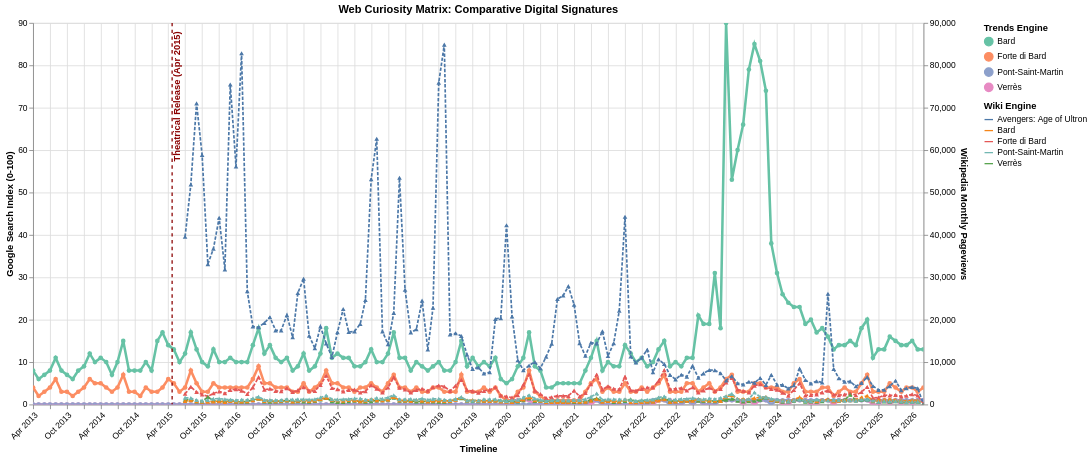

Here is the Vega-Lite specification saved for this chart:
### Vega-Lite specification from a JSON file in a GitHub repository (floating-point values rounded to 4 significant figures; data arrays with more than 128 entries replaced by an {"elided": "..."} marker saying what was removed)
{"config": {"view": {"continuousWidth": 300, "continuousHeight": 300}}, "layer": [{"data": {"name": "data-fd87f7d03af23a03431abafa04249dbc"}, "mark": {"type": "line", "point": true, "strokeWidth": 3}, "encoding": {"color": {"field": "Subject", "legend": {"title": "Trends Engine"}, "scale": {"scheme": "set2"}, "type": "nominal"}, "tooltip": [{"field": "Date", "format": "%B %Y", "type": "temporal"}, {"field": "Subject", "type": "nominal"}, {"field": "Search_Index", "title": "Trends Score", "type": "quantitative"}], "x": {"axis": {"format": "%b %Y", "labelAngle": -45}, "field": "Date", "title": "Timeline", "type": "temporal"}, "y": {"field": "Search_Index", "title": "Google Search Index (0-100)", "type": "quantitative"}}, "name": "view_6a4d88a82337afae_0"}, {"data": {"name": "data-7f0109c30e9e9b3464126587a9c11aa7"}, "mark": {"type": "line", "point": {"shape": "triangle-up"}, "strokeDash": [4, 2], "strokeWidth": 2}, "encoding": {"color": {"field": "Subject", "legend": {"title": "Wiki Engine"}, "scale": {"scheme": "tableau10"}, "type": "nominal"}, "tooltip": [{"field": "Date", "format": "%B %Y", "type": "temporal"}, {"field": "Subject", "type": "nominal"}, {"field": "Wiki_Views", "format": ",.0f", "title": "Wiki Views", "type": "quantitative"}], "x": {"field": "Date", "type": "temporal"}, "y": {"field": "Wiki_Views", "title": "Wikipedia Monthly Pageviews", "type": "quantitative"}}}, {"data": {"name": "data-8885bbcc83f007aaea30233e880135bc"}, "mark": {"type": "rule", "size": 1.5, "strokeDash": [4, 4]}, "encoding": {"color": {"field": "Color", "scale": null, "type": "nominal"}, "x": {"field": "Date", "type": "temporal"}}}, {"data": {"name": "data-8885bbcc83f007aaea30233e880135bc"}, "mark": {"type": "text", "align": "right", "angle": 270, "baseline": "top", "dx": 5, "fontSize": 11, "fontWeight": "bold"}, "encoding": {"color": {"field": "Color", "scale": null, "type": "nominal"}, "text": {"field": "Event", "type": "nominal"}, "x": {"field": "Date", "type": "temporal"}, "y": {"value": 15}}}], "height": 450, "params": [{"name": "param_1e9efca18e7a2868", "select": {"type": "interval", "encodings": ["x", "y"]}, "bind": "scales", "views": ["view_6a4d88a82337afae_0"]}], "resolve": {"scale": {"color": "independent", "y": "independent"}}, "title": "Web Curiosity Matrix: Comparative Digital Signatures", "width": 1050, "$schema": "https://vega.github.io/schema/vega-lite/v6.4.1.json", "datasets": {"data-fd87f7d03af23a03431abafa04249dbc": {"elided": "636 records"}, "data-7f0109c30e9e9b3464126587a9c11aa7": {"elided": "660 records"}, "data-8885bbcc83f007aaea30233e880135bc": [{"Date": "2015-04-22T00:00:00", "Event": "Theatrical Release (Apr 2015)", "Color": "#8B0000"}]}}
